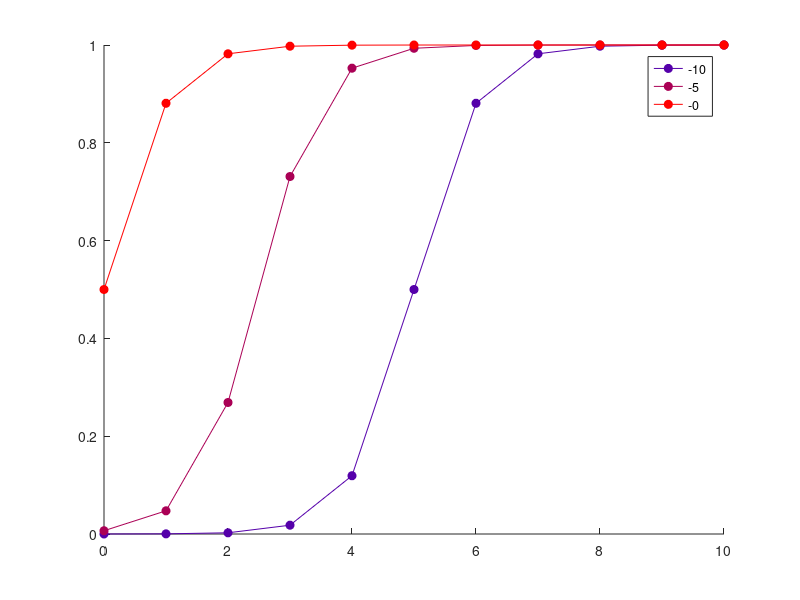

Here is the MATLAB script that generated this plot:
clear all
close all
clc

offers  = 0:1:10;
Ra      = -[10 5 0];        % predator true accepance thereshold (logit intercept)
Rb      = [2,2,2];          % predator true accpetance moise (logit slope)
n       = length(Ra);

% logistic choice function
%--------------------------
logitp = @(b,x) exp(b(1)+b(2).*(x))./(1+exp(b(1)+b(2).*(x)));



figure
set(gcf,'Color',[1,1,1])
hold on
for k = 1:n
    plot(offers,logitp([Ra(k),Rb(k)],offers),'-o',...
        'Color',[k/n,0,(n-k)/n],...
        'MarkerFaceColor',[k/n,0,(n-k)/n],...
        'MarkerEdgeColor',[k/n,0,(n-k)/n])
    
    ll{k} = num2str(Ra(k));
end

legend(ll);
    
